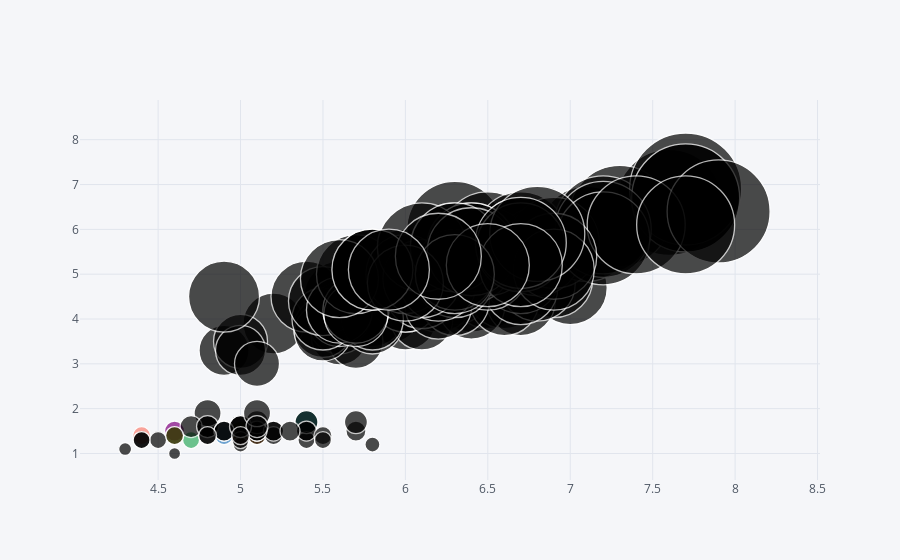

Notebook source saved alongside this figure:
### Code cell
iD.iplot( kind ='bubble', x ='SepalLengthCm' , y = 'PetalLengthCm', size = 'PetalLengthCm')

### Figure 1 — Plotly figure (JSON) as saved in the notebook; plotly's stock layout.template omitted (floating-point values rounded to 4 significant figures; data arrays with more than 128 entries replaced by an {"elided": "..."} marker saying what was removed)
{"data": [{"marker": {"color": ["rgb(255, 153, 51)", "rgb(55, 128, 191)", "rgb(50, 171, 96)", "rgb(128, 0, 128)", "rgb(219, 64, 82)", "rgb(0, 128, 128)", "rgb(255, 255, 51)", "rgb(128, 128, 0)", "rgb(251, 128, 114)", "rgb(128, 177, 211)"], "line": {"width": 1.3}, "size": {"elided": "150 int values"}, "symbol": "circle"}, "mode": "markers", "text": "", "type": "scatter", "x": {"elided": "150 float values"}, "y": {"elided": "150 float values"}}], "layout": {"legend": {"bgcolor": "#F5F6F9", "font": {"color": "#4D5663"}}, "paper_bgcolor": "#F5F6F9", "plot_bgcolor": "#F5F6F9", "title": {"font": {"color": "#4D5663"}}, "xaxis": {"gridcolor": "#E1E5ED", "showgrid": true, "tickfont": {"color": "#4D5663"}, "title": {"font": {"color": "#4D5663"}, "text": ""}, "zerolinecolor": "#E1E5ED"}, "yaxis": {"gridcolor": "#E1E5ED", "showgrid": true, "tickfont": {"color": "#4D5663"}, "title": {"font": {"color": "#4D5663"}, "text": ""}, "zerolinecolor": "#E1E5ED"}}}
